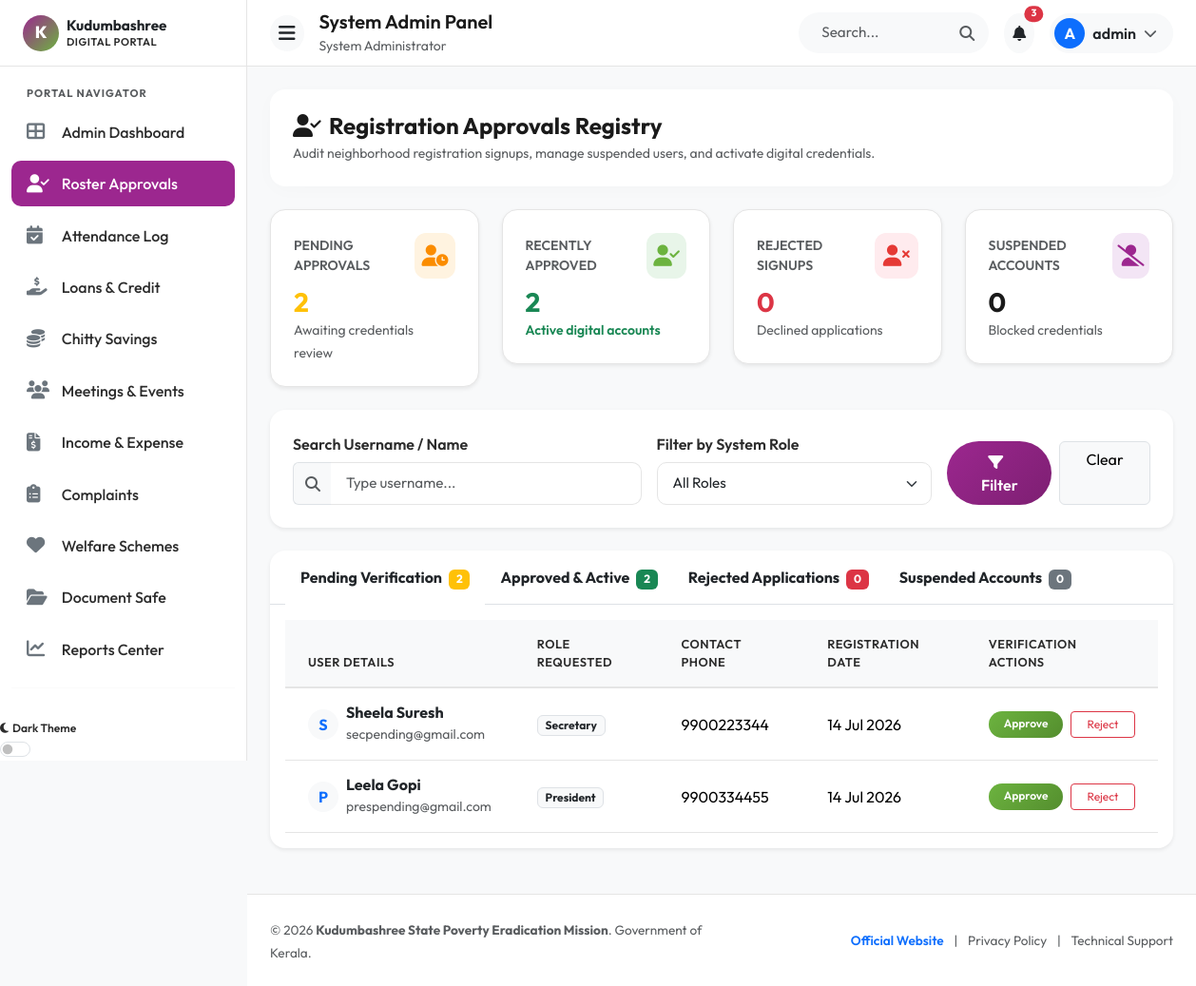
/dashboard/approvals/ (signed in), run on an earlier commit of the app's database.
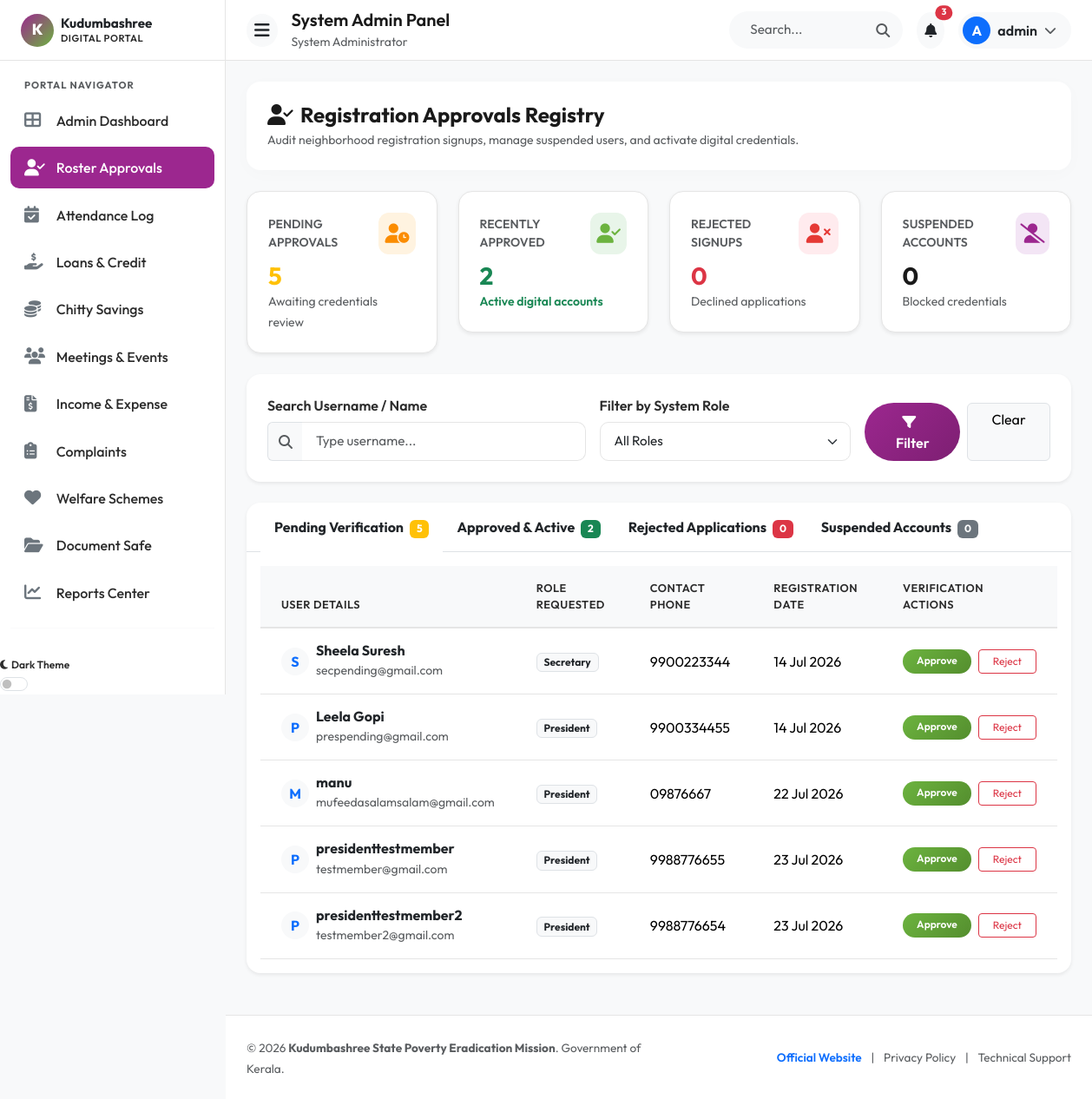
And on a later commit of the database.
### myapp/models.py (models this page shows, shortened)
class UserProfile(models.Model):
    ROLE_CHOICES = [
        ('admin', 'System Administrator'),
        ('president', 'President'),
        ('secretary', 'Secretary'),
        ('member', 'Kudumbashree Member'),
    ]
    STATUS_CHOICES = [
        ('pending', 'Pending Approval'),
        ('approved', 'Approved & Active'),
        ('rejected', 'Rejected'),
        ('suspended', 'Suspended'),
    ]
    user = models.OneToOneField(User, on_delete=models.CASCADE, related_name='profile')
    role = models.CharField(max_length=20, choices=ROLE_CHOICES, default='member')
    phone = models.CharField(max_length=15, blank=True, null=True)
    group = models.ForeignKey(KudumbashreeGroup, on_delete=models.SET_NULL, null=True, blank=True, related_name='members')
    status = models.CharField(max_length=20, choices=STATUS_CHOICES, default='pending')
    created_at = models.DateTimeField(auto_now_add=True)

### myapp/views.py (the view)
# urls.py: path('dashboard/approvals/', views.approval_dashboard, name='approval_dashboard'),
@login_required
def approval_dashboard(request):
    profile = get_object_or_404(UserProfile, user=request.user)
    search_query = request.GET.get('search', '')
    role_filter = request.GET.get('role', '')
    if profile.role == 'admin':
        profiles_list = UserProfile.objects.filter(role__in=['president', 'secretary'])
    elif profile.role in ['president', 'secretary']:
        profiles_list = UserProfile.objects.filter(group=profile.group, role='member')
    else:
        return redirect('role_selection')
    if search_query:
        profiles_list = profiles_list.filter(user__username__icontains=search_query)
    if role_filter:
        profiles_list = profiles_list.filter(role=role_filter)
    pending_list = profiles_list.filter(status='pending').select_related('user')
    approved_list = profiles_list.filter(status='approved').select_related('user')
    rejected_list = profiles_list.filter(status='rejected').select_related('user')
    suspended_list = profiles_list.filter(status='suspended').select_related('user')
    context = {
        'profile': profile,
        'pending': pending_list,
        'approved': approved_list,
        'rejected': rejected_list,
        'suspended': suspended_list,
        'search_query': search_query,
        'role_filter': role_filter
    }
    return render(request, 'dashboard/approval_dashboard.html', context)

### myapp/templates/dashboard/approval_dashboard.html (shortened to what this page needs)
{% extends 'base.html' %}
{% load static %}
{% block content %}
<div class="row mb-4">
    <div class="col-12">
        <div class="card-kudumbashree border-0 bg-white p-4">
            <h4 class="mb-1 fw-bold text-primary-purple"><i class="fas fa-user-check me-2"></i>Registration Approvals Registry</h4>
            <p class="text-muted mb-0 small">Audit neighborhood registration signups, manage suspended users, and activate digital credentials.</p>
        </div>
    </div>
</div>
<div class="row g-4 mb-4">
    <div class="col-md-3 col-sm-6">
        <div class="stat-card shadow-sm">
            <div class="d-flex align-items-center justify-content-between mb-2">
                <span class="text-muted small fw-semibold text-uppercase">Pending Approvals</span>
                <div class="stat-icon-wrapper stat-warning"><i class="fas fa-user-clock"></i></div>
            </div>
            <h3 class="fw-bold mb-0 text-warning">{{ pending|length }}</h3>
            <small class="text-muted">Awaiting credentials review</small>
        </div>
    </div>
    <div class="col-md-3 col-sm-6">
        <div class="stat-card shadow-sm">
            <div class="d-flex align-items-center justify-content-between mb-2">
                <span class="text-muted small fw-semibold text-uppercase">Recently Approved</span>
                <div class="stat-icon-wrapper stat-green"><i class="fas fa-user-check"></i></div>
            </div>
            <h3 class="fw-bold mb-0 text-success">{{ approved|length }}</h3>
            <small class="text-success fw-semibold">Active digital accounts</small>
        </div>
    </div>
    <div class="col-md-3 col-sm-6">
        <div class="stat-card shadow-sm">
            <div class="d-flex align-items-center justify-content-between mb-2">
                <span class="text-muted small fw-semibold text-uppercase">Rejected Signups</span>
                <div class="stat-icon-wrapper stat-danger"><i class="fas fa-user-times"></i></div>
            </div>
            <h3 class="fw-bold mb-0 text-danger">{{ rejected|length }}</h3>
            <small class="text-muted">Declined applications</small>
        </div>
    </div>
    <div class="col-md-3 col-sm-6">
        <div class="stat-card shadow-sm">
            <div class="d-flex align-items-center justify-content-between mb-2">
                <span class="text-muted small fw-semibold text-uppercase">Suspended Accounts</span>
                <div class="stat-icon-wrapper stat-purple"><i class="fas fa-user-slash"></i></div>
            </div>
            <h3 class="fw-bold mb-0 text-primary-purple">{{ suspended|length }}</h3>
            <small class="text-muted">Blocked credentials</small>
        </div>
    </div>
</div>
<div class="card-kudumbashree border-0 bg-white shadow-sm p-4 mb-4 d-print-none">
    <form method="GET" action="{% url 'approval_dashboard' %}" class="row g-3 align-items-end">
        <div class="col-md-5">
            <label class="form-label">Search Username / Name</label>
            <div class="input-group">
                <span class="input-group-text bg-light border-end-0 text-muted"><i class="fas fa-search"></i></span>
                <input type="text" name="search" class="form-control border-start-0" placeholder="Type username..." value="{{ search_query }}">
            </div>
        </div>
        <div class="col-md-4">
            <label class="form-label">Filter by System Role</label>
            <select name="role" class="form-select">
                <option value="">All Roles</option>
            </select>
        </div>
        <div class="col-md-3 d-flex gap-2">
            <button type="submit" class="btn btn-kudumbashree-primary w-100"><i class="fas fa-filter me-2"></i>Filter</button>
            <a href="{% url 'approval_dashboard' %}" class="btn btn-light border w-100">Clear</a>
        </div>
    </form>
</div>
<div class="card-kudumbashree border-0 bg-white shadow-sm mb-4">
    <div class="card-header-custom p-0 border-bottom">
        <ul class="nav nav-tabs border-0 px-3 pt-2" id="approvalTabs" role="tablist">
            <li class="nav-item" role="presentation">
                <button class="nav-link active border-0 text-dark fw-bold position-relative pb-3" id="pending-tab" data-bs-toggle="tab" data-bs-target="#pending-panel" type="button" role="tab" aria-controls="pending-panel" aria-selected="true">
                    Pending Verification <span class="badge bg-warning text-white ms-1">{{ pending|length }}</span>
                </button>
            </li>
            <li class="nav-item" role="presentation">
                <button class="nav-link border-0 text-dark fw-bold position-relative pb-3" id="approved-tab" data-bs-toggle="tab" data-bs-target="#approved-panel" type="button" role="tab" aria-controls="approved-panel" aria-selected="false">
                    Approved & Active <span class="badge bg-success text-white ms-1">{{ approved|length }}</span>
                </button>
            </li>
            <li class="nav-item" role="presentation">
                <button class="nav-link border-0 text-dark fw-bold position-relative pb-3" id="rejected-tab" data-bs-toggle="tab" data-bs-target="#rejected-panel" type="button" role="tab" aria-controls="rejected-panel" aria-selected="false">
                    Rejected Applications <span class="badge bg-danger text-white ms-1">{{ rejected|length }}</span>
                </button>
            </li>
            <li class="nav-item" role="presentation">
                <button class="nav-link border-0 text-dark fw-bold position-relative pb-3" id="suspended-tab" data-bs-toggle="tab" data-bs-target="#suspended-panel" type="button" role="tab" aria-controls="suspended-panel" aria-selected="false">
                    Suspended Accounts <span class="badge bg-secondary text-white ms-1">{{ suspended|length }}</span>
                </button>
            </li>
        </ul>
    </div>
    <div class="tab-content p-3" id="approvalTabsContent">
        <div class="tab-pane fade show active" id="pending-panel" role="tabpanel" aria-labelledby="pending-tab">
            <div class="table-responsive">
                <table class="table table-custom table-hover mb-0">
                    <thead>
                        <tr>
                            <th>User Details</th>
                            <th>Role Requested</th>
                            <th>Contact Phone</th>
                            <th>Registration Date</th>
                            <th>Verification Actions</th>
                        </tr>
                    </thead>
                    <tbody>
                        {% for prof in pending %}
                            <tr>
                                <td>
                                    <div class="d-flex align-items-center gap-2">
                                        <div class="rounded-circle bg-light text-primary d-flex align-items-center justify-content-center fw-bold" style="width: 32px; height: 32px;">
                                            {{ prof.user.username|slice:":1"|upper }}
                                        </div>
                                        <div>
                                            <h6 class="mb-0 fw-bold text-dark">{{ prof.user.get_full_name|default:prof.user.username }}</h6>
                                            <small class="text-muted">{{ prof.user.email }}</small>
                                        </div>
                                    </div>
                                </td>
                                <td><span class="badge bg-light text-dark border">{{ prof.get_role_display }}</span></td>
                                <td>{{ prof.phone|default:"-" }}</td>
                                <td>{{ prof.created_at|date:"d M Y" }}</td>
                                <td>
                                    <div class="d-flex gap-2">
                                        <a href="{% url 'verify_member_action' prof.id 'approve' %}" class="btn btn-sm btn-kudumbashree-secondary text-white py-1 px-3" style="font-size: 0.75rem;">Approve</a>
                                        <a href="{% url 'verify_member_action' prof.id 'reject' %}" class="btn btn-sm btn-outline-danger py-1 px-3" style="font-size: 0.75rem;">Reject</a>
                                    </div>
                                </td>
                            </tr>
                        {% empty %}
                            <tr>
                                <td colspan="5" class="text-center py-5 text-muted">No pending signups found.</td>
                            </tr>
                        {% endfor %}
                    </tbody>
                </table>
            </div>
        </div>
    </div>
</div>
{% endblock %}

### myapp/templates/navbar.html (shortened to what this page needs)
{% load static %}
<div class="navbar-custom">
    <div class="d-flex align-items-center gap-3">
        <button id="sidebar-toggle" class="btn btn-light d-none d-lg-flex rounded-circle p-2" aria-label="Toggle Sidebar">
            <i class="fas fa-bars fs-5 text-dark"></i>
        </button>
        <div class="d-none d-sm-block">
            <h5 class="mb-0 fw-semibold text-primary-purple">
                {% if profile.role == 'admin' %}
                    System Admin Panel
                {% elif profile.role == 'president' or profile.role == 'secretary' %}
                    {{ profile.group.name }} Dashboard
                {% else %}
                    Member Portal
                {% endif %}
            </h5>
            <small class="text-muted text-capitalize">{{ profile.get_role_display }}</small>
        </div>
    </div>
    <div class="d-flex align-items-center gap-3">
        <div class="position-relative d-none d-md-block">
            <input type="text" class="form-control rounded-pill bg-light border-0 ps-4 pe-5" placeholder="Search..." style="width: 200px;">
            <i class="fas fa-search position-absolute top-50 translate-middle-y text-muted" style="right: 15px;"></i>
        </div>
        <div class="dropdown">
            <button class="btn btn-light rounded-circle p-2 position-relative" type="button" data-bs-toggle="dropdown" aria-expanded="false" aria-label="Notifications">
                <i class="fas fa-bell text-dark"></i>
                <span class="position-absolute top-0 start-100 translate-middle badge rounded-pill bg-danger" style="font-size: 0.65rem;">
                    3
                </span>
            </button>
        </div>
        <div class="dropdown">
            <button class="btn btn-light d-flex align-items-center gap-2 p-1 pe-3 rounded-pill" type="button" data-bs-toggle="dropdown" aria-expanded="false">
                <div class="rounded-circle bg-primary text-white d-flex align-items-center justify-content-center fw-bold" style="width: 32px; height: 32px;">
                    {{ request.user.username|slice:":1"|upper }}
                </div>
                <span class="d-none d-sm-inline fw-semibold text-dark">{{ request.user.username }}</span>
                <i class="fas fa-chevron-down text-muted small"></i>
            </button>
        </div>
    </div>
</div>

What changed in the data, as far as the page shows it:
added UserProfile: user.username "M", user.get_full_name "manu", user.email "mufeedasalamsalam@gmail.com", role "President", phone "09876667", created_at "22 Jul 2026"
added UserProfile: user.username "P", user.get_full_name "presidenttestmember", user.email "testmember@gmail.com", role "President", phone "9988776655", created_at "23 Jul 2026"
added UserProfile: user.username "P", user.get_full_name "presidenttestmember2", user.email "testmember2@gmail.com", role "President", phone "9988776654", created_at "23 Jul 2026"
Also different on the page:
{{ pending|length }}: "2" → "5"
